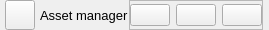
     <widget class="QWidget" name="header_widget" native="true">
      <property name="maximumSize">
       <size>
        <width>16777215</width>
        <height>27</height>
       </size>
      </property>
      <layout class="QHBoxLayout" name="horizontalLayout_2">
       <property name="spacing">
        <number>0</number>
       </property>
       <property name="leftMargin">
        <number>0</number>
       </property>
       <property name="topMargin">
        <number>0</number>
       </property>
       <property name="rightMargin">
        <number>6</number>
       </property>
       <property name="bottomMargin">
        <number>0</number>
       </property>
       <item alignment="Qt::AlignLeft">
        <widget class="QWidget" name="widget" native="true">
         <layout class="QHBoxLayout" name="horizontalLayout">
          <property name="spacing">
           <number>5</number>
          </property>
          <property name="leftMargin">
           <number>5</number>
          </property>
          <property name="topMargin">
           <number>0</number>
          </property>
          <property name="rightMargin">
           <number>0</number>
          </property>
          <property name="bottomMargin">
           <number>0</number>
          </property>
          <item>
           <widget class="QPushButton" name="pushButton">
            <property name="sizePolicy">
             <sizepolicy hsizetype="Fixed" vsizetype="Fixed">
              <horstretch>0</horstretch>
              <verstretch>0</verstretch>
             </sizepolicy>
            </property>
            <property name="minimumSize">
             <size>
              <width>30</width>
              <height>30</height>
             </size>
            </property>
            <property name="maximumSize">
             <size>
              <width>30</width>
              <height>30</height>
             </size>
            </property>
            <property name="text">
             <string/>
            </property>
            <property name="icon">
             <iconset resource="../resurses.qrc">
              <normaloff>:/icons/icons/logo.png</normaloff>:/icons/icons/logo.png</iconset>
            </property>
            <property name="iconSize">
             <size>
              <width>20</width>
              <height>20</height>
             </size>
            </property>
           </widget>
          </item>
          <item>
           <widget class="QLabel" name="window_label">
            <property name="font">
             <font>
              <pointsize>10</pointsize>
             </font>
            </property>
            <property name="text">
             <string>Asset manager</string>
            </property>
           </widget>
          </item>
         </layout>
        </widget>
       </item>
       <item alignment="Qt::AlignRight">
        <widget class="QFrame" name="frame_7">
         <property name="frameShape">
          <enum>QFrame::StyledPanel</enum>
         </property>
         <property name="frameShadow">
          <enum>QFrame::Raised</enum>
         </property>
         <layout class="QHBoxLayout" name="horizontalLayout_5">
          <property name="spacing">
           <number>6</number>
          </property>
          <property name="leftMargin">
           <number>0</number>
          </property>
          <property name="topMargin">
           <number>0</number>
          </property>
          <property name="rightMargin">
           <number>0</number>
          </property>
          <property name="bottomMargin">
           <number>0</number>
          </property>
          <item>
           <widget class="QPushButton" name="btn_minimize">
            <property name="text">
             <string/>
            </property>
            <property name="icon">
             <iconset resource="../resurses.qrc">
              <normaloff>:/icons/icons/minus.svg</normaloff>:/icons/icons/minus.svg</iconset>
            </property>
            <property name="iconSize">
             <size>
              <width>14</width>
              <height>14</height>
             </size>
            </property>
           </widget>
          </item>
          <item>
           <widget class="QPushButton" name="btn_maximize">
            <property name="text">
             <string/>
            </property>
            <property name="icon">
             <iconset resource="../resurses.qrc">
              <normaloff>:/icons/icons/square.svg</normaloff>:/icons/icons/square.svg</iconset>
            </property>
            <property name="iconSize">
             <size>
              <width>14</width>
              <height>14</height>
             </size>
            </property>
           </widget>
          </item>
          <item>
           <widget class="QPushButton" name="btn_close">
            <property name="toolTip">
             <string>Close window</string>
            </property>
            <property name="text">
             <string/>
            </property>
            <property name="icon">
             <iconset resource="../resurses.qrc">
              <normaloff>:/icons/icons/x.svg</normaloff>:/icons/icons/x.svg</iconset>
            </property>
           </widget>
          </item>
         </layout>
        </widget>
       </item>
      </layout>
     </widget>
